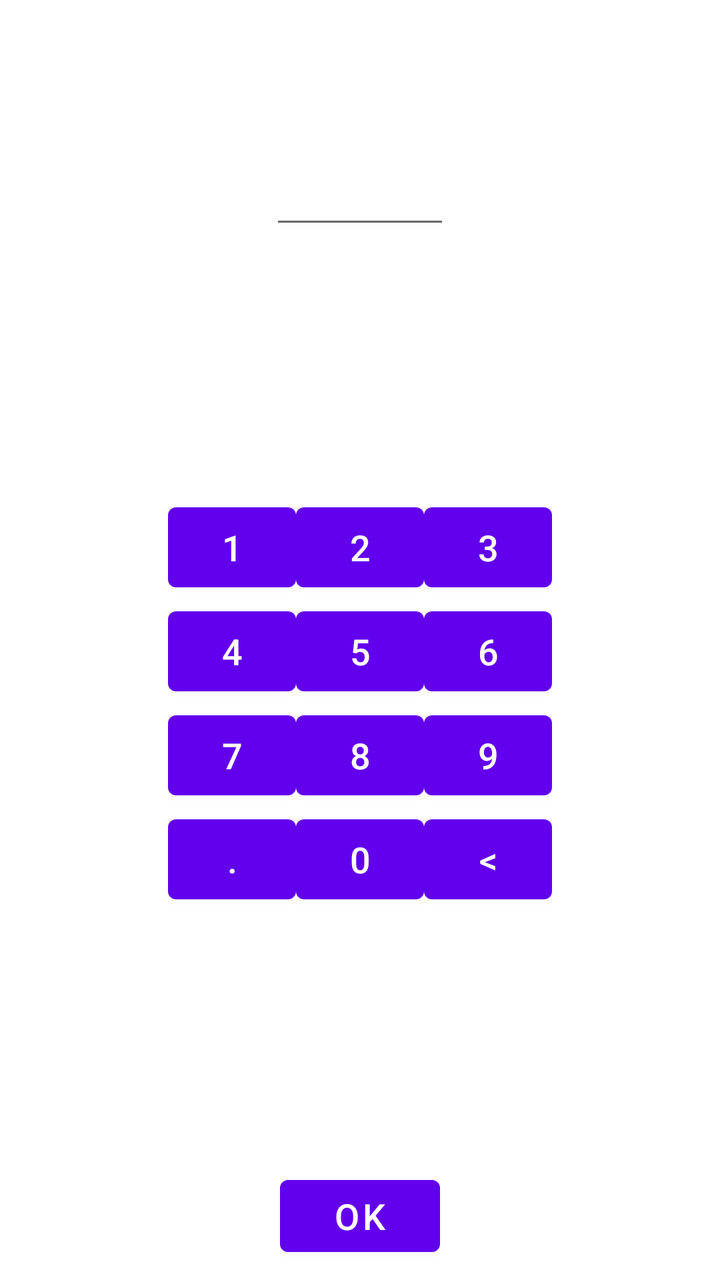
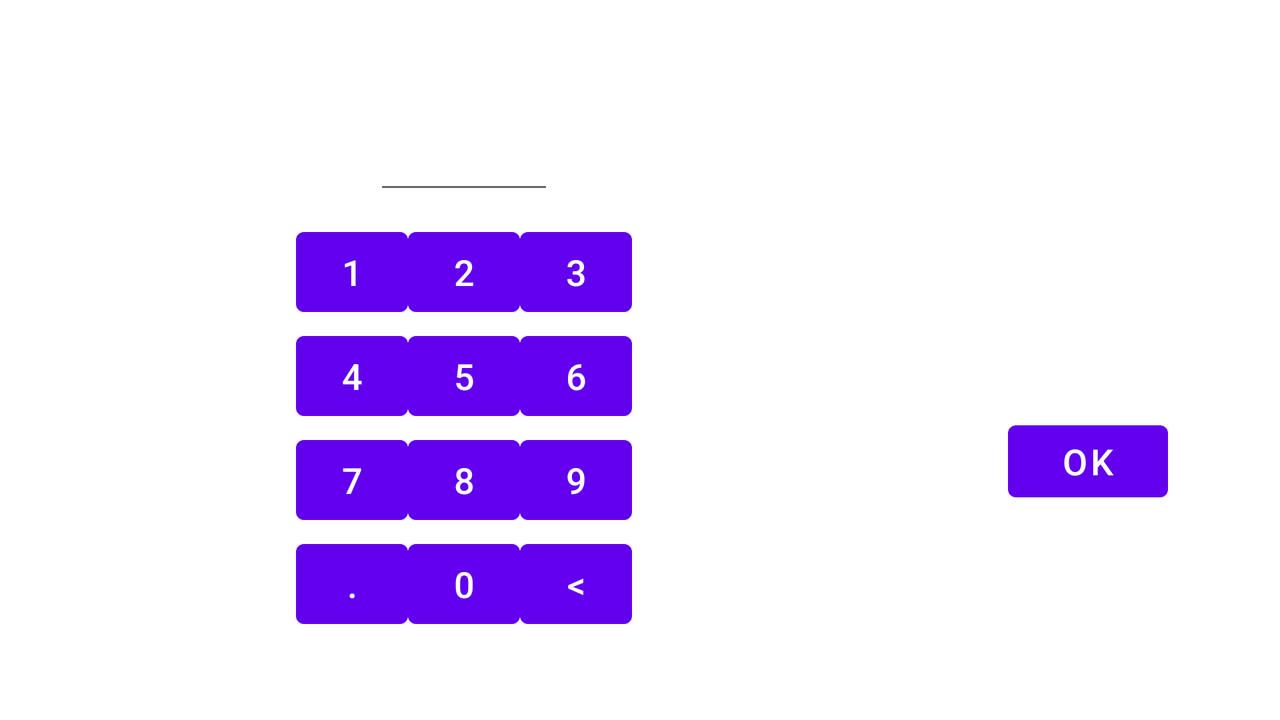

Two renders of one Android screen. The first uses the default layout on a phone; the second uses the alternative layout the repository ships for a different screen configuration, on a matching device. The two XML files are below.
<!-- AndroidManifest.xml: fallback theme Theme.MaterialComponents.DayNight.NoActionBar -->
<!-- res/layout/screen_number.xml -->
<?xml version="1.0" encoding="utf-8"?>
<LinearLayout xmlns:android="http://schemas.android.com/apk/res/android"
    android:layout_width="fill_parent"
    android:layout_height="fill_parent"
    android:orientation="vertical" >

    <TextView
        android:id="@+id/tvHeader"
        android:layout_width="wrap_content"
        android:layout_height="wrap_content"
        android:layout_gravity="center_horizontal"
        android:text="@string/tvHeader"
        android:textColor="@color/colorWhite50" >
    </TextView>

    <LinearLayout
        android:id="@+id/LinearLayout01"
        android:layout_width="wrap_content"
        android:layout_height="wrap_content"
        android:layout_gravity="center_horizontal"
        android:layout_marginTop="16dp"
        android:orientation="vertical" >

        <TextView
            android:id="@+id/TextView01"
            android:layout_width="wrap_content"
            android:layout_height="wrap_content"
            android:text="@string/EnterCodeNumber"
            android:textColor="@color/colorWhite"
            android:textSize="20dp" >
        </TextView>

        <EditText
            android:id="@+id/etNumber"
            android:layout_width="90dp"
            android:layout_height="wrap_content"
            android:layout_gravity="center_horizontal"
            android:layout_marginTop="16dp"
            android:cursorVisible="false"
            android:gravity="center_horizontal"
            android:inputType="numberDecimal"
            android:maxLength="4" >
        </EditText>
    </LinearLayout>

    <LinearLayout
        android:id="@+id/linlay_Keyboard"
        android:layout_width="wrap_content"
        android:layout_height="0dp"
        android:layout_gravity="center_horizontal"
        android:layout_marginTop="16dip"
        android:layout_weight="1"
        android:orientation="horizontal" >

        <TableLayout
            android:id="@+id/tablayKeyboard"
            android:layout_width="wrap_content"
            android:layout_height="wrap_content"
            android:layout_gravity="center" >

            <TableRow
                android:id="@+id/TableRow01"
                android:layout_width="wrap_content"
                android:layout_height="wrap_content" >

                <Button
                    android:id="@+id/Button01"
                    android:layout_width="64dip"
                    android:layout_height="52dip"
                    android:text="1"
                    android:textSize="18dip" >
                </Button>

                <Button
                    android:id="@+id/Button02"
                    android:layout_width="64dip"
                    android:layout_height="52dip"
                    android:text="2"
                    android:textSize="18dip" >
                </Button>

                <Button
                    android:id="@+id/Button03"
                    android:layout_width="64dip"
                    android:layout_height="52dip"
                    android:text="3"
                    android:textSize="18dip" >
                </Button>
            </TableRow>

            <TableRow
                android:id="@+id/TableRow02"
                android:layout_width="wrap_content"
                android:layout_height="wrap_content" >

                <Button
                    android:id="@+id/Button04"
                    android:layout_width="64dip"
                    android:layout_height="52dip"
                    android:text="4"
                    android:textSize="18dip" >
                </Button>

                <Button
                    android:id="@+id/Button05"
                    android:layout_width="64dip"
                    android:layout_height="52dip"
                    android:text="5"
                    android:textSize="18dip" >
                </Button>

                <Button
                    android:id="@+id/Button06"
                    android:layout_width="64dip"
                    android:layout_height="52dip"
                    android:text="6"
                    android:textSize="18dip" >
                </Button>
            </TableRow>

            <TableRow
                android:id="@+id/TableRow03"
                android:layout_width="wrap_content"
                android:layout_height="wrap_content" >

                <Button
                    android:id="@+id/Button07"
                    android:layout_width="64dip"
                    android:layout_height="52dip"
                    android:text="7"
                    android:textSize="18dip" >
                </Button>

                <Button
                    android:id="@+id/Button08"
                    android:layout_width="64dip"
                    android:layout_height="52dip"
                    android:text="8"
                    android:textSize="18dip" >
                </Button>

                <Button
                    android:id="@+id/Button09"
                    android:layout_width="64dip"
                    android:layout_height="52dip"
                    android:text="9"
                    android:textSize="18dip" >
                </Button>
            </TableRow>

            <TableRow
                android:id="@+id/TableRow04"
                android:layout_width="wrap_content"
                android:layout_height="wrap_content" >

                <Button
                    android:id="@+id/btnDecimal"
                    android:layout_width="64dip"
                    android:layout_height="52dip"
                    android:layout_gravity="center_vertical"
                    android:text="."
                    android:textSize="18dip" >
                </Button>

                <Button
                    android:id="@+id/Button0"
                    android:layout_width="64dip"
                    android:layout_height="52dip"
                    android:layout_gravity="center_vertical"
                    android:text="0"
                    android:textSize="18dip" >
                </Button>

                <Button
                    android:id="@+id/btnClear"
                    android:layout_width="64dip"
                    android:layout_height="52dip"
                    android:text="&lt;"
                    android:textSize="18dip" >
                </Button>
            </TableRow>
        </TableLayout>
    </LinearLayout>

    <Button
        android:id="@+id/btnOK"
        android:layout_width="80dp"
        android:layout_height="wrap_content"
        android:layout_gravity="center_horizontal"
        android:layout_marginBottom="8dp"
        android:layout_marginTop="16dp"
        android:text="@string/btnOK"
        android:textSize="18dp" >

    </Button>

</LinearLayout>
<!-- resources referenced by this layout -->
<resources>
  <color name="colorWhite">#fff</color>
  <color name="colorWhite50">#8fff</color>
  <string name="EnterCodeNumber">Search code by number</string>
  <string name="btnOK" translatable="false">OK</string>
  <string name="tvHeader" translatable="false">DelCo : airlines Delay Codes</string>
</resources>
<!-- res/layout-land/screen_number.xml (the repository's variant of the layout above) -->
<!-- drawn on the phone turned sideways -->
<?xml version="1.0" encoding="utf-8"?>
<LinearLayout xmlns:android="http://schemas.android.com/apk/res/android"
    android:layout_width="fill_parent"
    android:layout_height="fill_parent"
    android:orientation="vertical" >

    <TextView
        android:id="@+id/tvHeader"
        android:layout_width="wrap_content"
        android:layout_height="wrap_content"
        android:layout_gravity="center_horizontal"
        android:gravity="center_horizontal"
        android:text="@string/tvHeader"
        android:textColor="@color/colorWhite50" />

    <LinearLayout
        android:layout_width="match_parent"
        android:layout_height="match_parent"
        android:gravity="center_horizontal"
        android:orientation="horizontal" >

        <LinearLayout
            android:id="@+id/LinearLayout01"
            android:layout_width="0dp"
            android:layout_height="match_parent"
            android:layout_weight="1"
            android:gravity="center"
            android:orientation="vertical" >

            <EditText
                android:id="@+id/etNumber"
                android:layout_width="90dp"
                android:layout_height="wrap_content"
                android:layout_gravity="center_horizontal"
                android:layout_marginBottom="8dp"
                android:cursorVisible="false"
                android:gravity="center_horizontal"
                android:inputType="numberDecimal"
                android:maxLength="4" >

                <requestFocus />
            </EditText>

            <TableLayout
                android:id="@+id/tablayKeyboard"
                android:layout_width="wrap_content"
                android:layout_height="wrap_content" >

                <TableRow
                    android:id="@+id/TableRow01"
                    android:layout_width="wrap_content"
                    android:layout_height="wrap_content" >

                    <Button
                        android:id="@+id/Button01"
                        android:layout_width="56dp"
                        android:layout_height="52dp"
                        android:text="1"
                        android:textSize="18dip" />

                    <Button
                        android:id="@+id/Button02"
                        android:layout_width="56dp"
                        android:layout_height="52dp"
                        android:text="2"
                        android:textSize="18dip" />

                    <Button
                        android:id="@+id/Button03"
                        android:layout_width="56dp"
                        android:layout_height="52dp"
                        android:text="3"
                        android:textSize="18dip" />
                </TableRow>

                <TableRow
                    android:id="@+id/TableRow02"
                    android:layout_width="wrap_content"
                    android:layout_height="wrap_content" >

                    <Button
                        android:id="@+id/Button04"
                        android:layout_width="56dp"
                        android:layout_height="52dp"
                        android:text="4"
                        android:textSize="18dip" />

                    <Button
                        android:id="@+id/Button05"
                        android:layout_width="56dp"
                        android:layout_height="52dp"
                        android:text="5"
                        android:textSize="18dip" />

                    <Button
                        android:id="@+id/Button06"
                        android:layout_width="56dp"
                        android:layout_height="52dp"
                        android:text="6"
                        android:textSize="18dip" />
                </TableRow>

                <TableRow
                    android:id="@+id/TableRow03"
                    android:layout_width="wrap_content"
                    android:layout_height="wrap_content" >

                    <Button
                        android:id="@+id/Button07"
                        android:layout_width="56dp"
                        android:layout_height="52dp"
                        android:text="7"
                        android:textSize="18dip" />

                    <Button
                        android:id="@+id/Button08"
                        android:layout_width="56dp"
                        android:layout_height="52dp"
                        android:text="8"
                        android:textSize="18dip" />

                    <Button
                        android:id="@+id/Button09"
                        android:layout_width="56dp"
                        android:layout_height="52dp"
                        android:text="9"
                        android:textSize="18dip" />
                </TableRow>

                <TableRow
                    android:id="@+id/TableRow04"
                    android:layout_width="wrap_content"
                    android:layout_height="wrap_content" >

                    <Button
                        android:id="@+id/btnDecimal"
                        android:layout_width="56dp"
                        android:layout_height="52dp"
                        android:layout_gravity="center_vertical"
                        android:text="."
                        android:textSize="18dip" />

                    <Button
                        android:id="@+id/Button0"
                        android:layout_width="56dp"
                        android:layout_height="52dp"
                        android:layout_gravity="center_vertical"
                        android:text="0"
                        android:textSize="18dip" />

                    <Button
                        android:id="@+id/btnClear"
                        android:layout_width="56dp"
                        android:layout_height="52dp"
                        android:text="&lt;"
                        android:textSize="18dip" />

                </TableRow>

            </TableLayout>

        </LinearLayout>

        <LinearLayout
            android:layout_width="160dp"
            android:layout_height="match_parent"
            android:layout_marginRight="16dp"
            android:gravity="center"
            android:orientation="vertical" >

            <TextView
                android:id="@+id/TextView01"
                android:layout_width="wrap_content"
                android:layout_height="wrap_content"
                android:layout_marginBottom="32dp"
                android:gravity="center_horizontal"
                android:text="@string/EnterCodeNumber"
                android:textColor="@color/colorWhite"
                android:textSize="20dp" />

            <Button
                android:id="@+id/btnOK"
                android:layout_width="80dp"
                android:layout_height="wrap_content"
                android:text="@string/btnOK"
                android:textSize="18dp" />

        </LinearLayout>

    </LinearLayout>

</LinearLayout>
